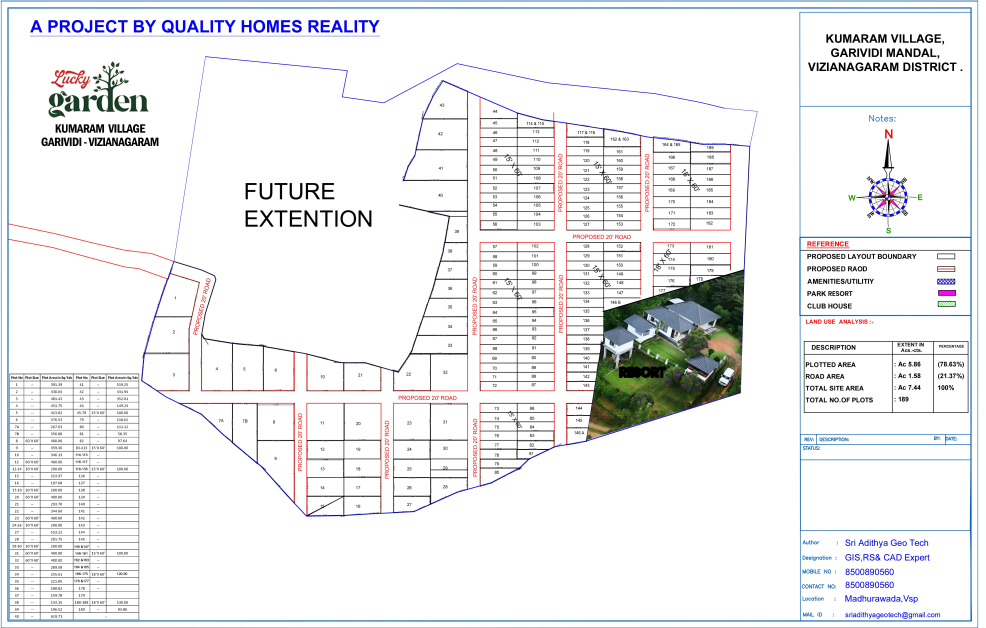
#> input picture layout-fix/scan.jpeg, 4928 x 3139 px (shown at 1/5 size)
$ python edit.py
#> lines starting #> are read from the running program, lines starting #| are printed output that depends on the picture; after the words box and inside, x2 and y2 are one past the last pixel; in counts of white or black regions, pixels touching at a corner belong together
import cv2, numpy as np
src=cv2.imread('scan.jpeg')           # BGR, decoded original
#> src is the input picture: shape (3139, 4928, 3); mean B, G, R 239.1, 237.3, 237
img=src.copy()
H,W=img.shape[:2]
#> H = 3139; W = 4928
YY,XX=np.mgrid[0:H,0:W]
BLUE=(230,5,3); NAVY=(24,3,2); RED=(14,10,200); BLK=(30,30,30); GRY=(125,120,120)
BW=4.6; WN=4.4
def navy(p,q,side):
    # navy boundary with the faint plot-outline companion the original lines carry; side=+1 puts it on the right/below
    p=np.array(p,float); q=np.array(q,float); d=(q-p)/np.linalg.norm(q-p); n=np.array([-d[1],d[0]])*3.5*side
    line(p+n,q+n,GRY,2.4); line(p,q,NAVY,WN)

def band(pts,u1,u2):
#> called with u1 = (-15, 0), u2 = (9, 0)
    m=np.zeros((H,W),np.uint8)
    pts=[np.array(p,float) for p in pts]
    poly=[p+np.array(u1) for p in pts]+[p+np.array(u2) for p in reversed(pts)]
    cv2.fillPoly(m,[np.round(np.array(poly)).astype(np.int32)],255)
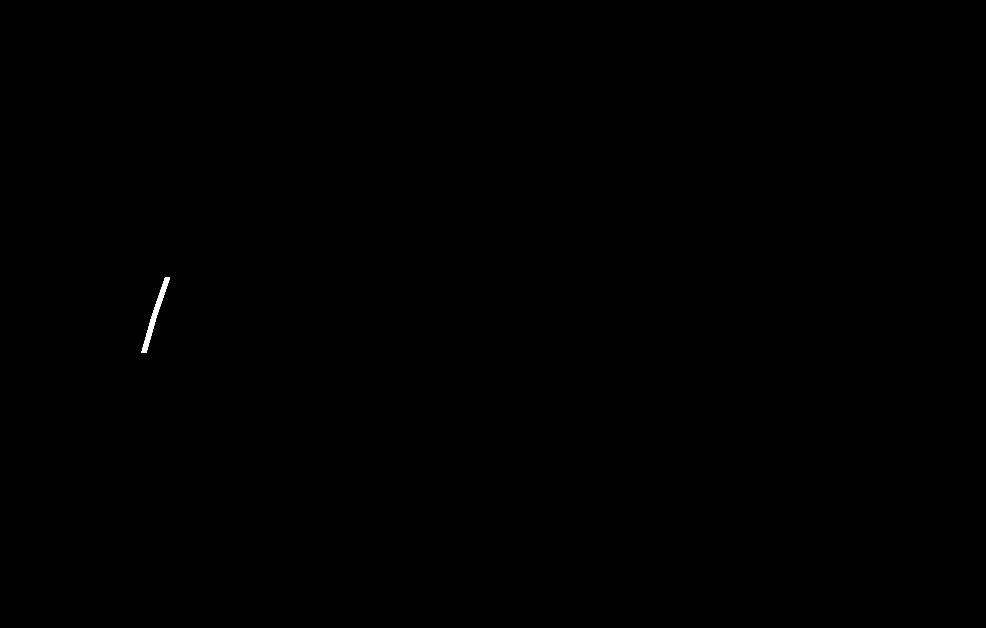
#> m: shape (3139, 4928) (shown at 1/5 size); 0.06% white; 1 white region, box (x1, y1, x2, y2) and area: (707, 1388, 850, 1764) 9400
    return m>0
def rect(x0,y0,x1,y1):
    m=np.zeros((H,W),bool); m[y0:y1,x0:x1]=True; return m
ERASED=np.zeros((H,W),bool)
def erase(m):
    img[m]=255; ERASED[m]=True
def line(p,q,color,width,SS=8):
    p=np.array(p,float); q=np.array(q,float)
    pad=int(width)+4
    x0=int(min(p[0],q[0]))-pad; y0=int(min(p[1],q[1]))-pad; x1=int(max(p[0],q[0]))+pad+1; y1=int(max(p[1],q[1]))+pad+1
    m=np.zeros(((y1-y0)*SS,(x1-x0)*SS),np.uint8)
    d=(q-p)/np.linalg.norm(q-p); n=np.array([-d[1],d[0]])*width/2
    # butt-capped quad; pixel centres at integer coords -> +0.5 in supersampled space
    quad=np.array([p+n,q+n,q-n,p-n])
    quad=((quad-[x0,y0]+0.5)*SS).round().astype(np.int32)
    cv2.fillPoly(m,[quad],255)
    a=cv2.resize(m,(x1-x0,y1-y0),interpolation=cv2.INTER_AREA).astype(float)/255
    roi=img[y0:y1,x0:x1].astype(float)
    img[y0:y1,x0:x1]=(roi*(1-a[...,None])+np.array(color,float)*a[...,None]).round().astype(np.uint8)
def poly_line(pts,color,width):
    for a,b in zip(pts[:-1],pts[1:]): line(a,b,color,width)
    for p in pts[1:-1]: dot(p,color,width)
def dot(p,color,width,SS=8):
    r=int(width)+3; x0=int(p[0])-r; y0=int(p[1])-r; s=2*r+1
    m=np.zeros((s*SS,s*SS),np.uint8)
    c=(int(round((p[0]-x0+0.5)*SS)),int(round((p[1]-y0+0.5)*SS)))
    cv2.circle(m,c,int(round(width/2*SS)),255,-1)
    a=cv2.resize(m,(s,s),interpolation=cv2.INTER_AREA).astype(float)/255
    roi=img[y0:y0+s,x0:x0+s].astype(float)
    img[y0:y0+s,x0:x0+s]=(roi*(1-a[...,None])+np.array(color,float)*a[...,None]).round().astype(np.uint8)
def rep_rows(x0,x1,srcrow,y0,y1):   # vertical line: repeat one clean row of the ORIGINAL
    img[y0:y1,x0:x1]=src[srcrow,x0:x1][None,:,:]
def rep_cols(y0,y1,srccol,x0,x1):   # horizontal line: repeat one clean column of the ORIGINAL
    img[y0:y1,x0:x1]=src[y0:y1,srccol][:,None,:]

# ================= A: plots 1-2-3 =================
TL=(786.0,1391.0); TR=(945.0,1423.0); WB=(755.3,1933.5)
yt=lambda x: TL[1]+(x-TL[0])*(TR[1]-TL[1])/(TR[0]-TL[0])
xw=lambda y: TL[0]+(y-TL[1])*(WB[0]-TL[0])/(WB[1]-TL[1])
# old west boundary (blue) with its dimension text, below the new top line
erase(band([(840,1388),(773,1583),(722,1763)],(-15,0),(9,0)) & (YY>yt(XX)+3))
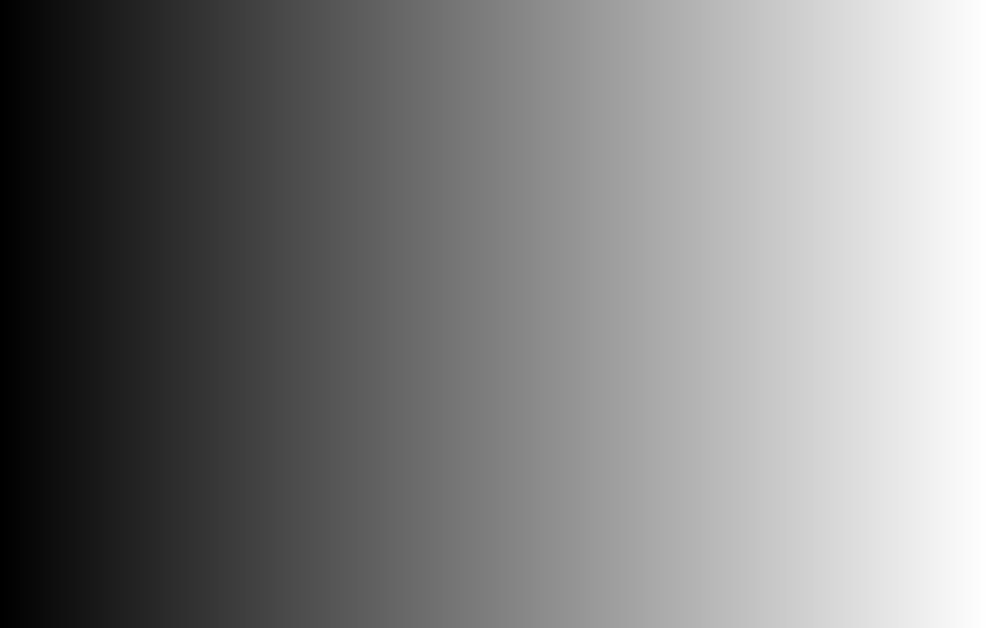
#> XX: shape (3139, 4928) int64 (shown at 1/5 size); min 0, max 4927, mean 2463.5; drawn with min black and max white
erase(band([(722,1763),(708.5,1902)],(-9,0),(13,0)))
#> in band (call 2), `cv2.fillPoly(m,[np.round(np.array(poly)).astype(np.int32)],255)`: m: shape (3139, 4928); 0.02% white; 1 white region, box (x1, y1, x2, y2) and area: (700, 1763, 736, 1903) 3220
erase(band([(700,1897),(760,1936.5)],(0,-14),(0,9)) & (XX<xw(YY)+1))
#> in band (call 3), `cv2.fillPoly(m,[np.round(np.array(poly)).astype(np.int32)],255)`: m: shape (3139, 4928); 0.01% white; 1 white region, box (x1, y1, x2, y2) and area: (700, 1883, 761, 1947) 1496
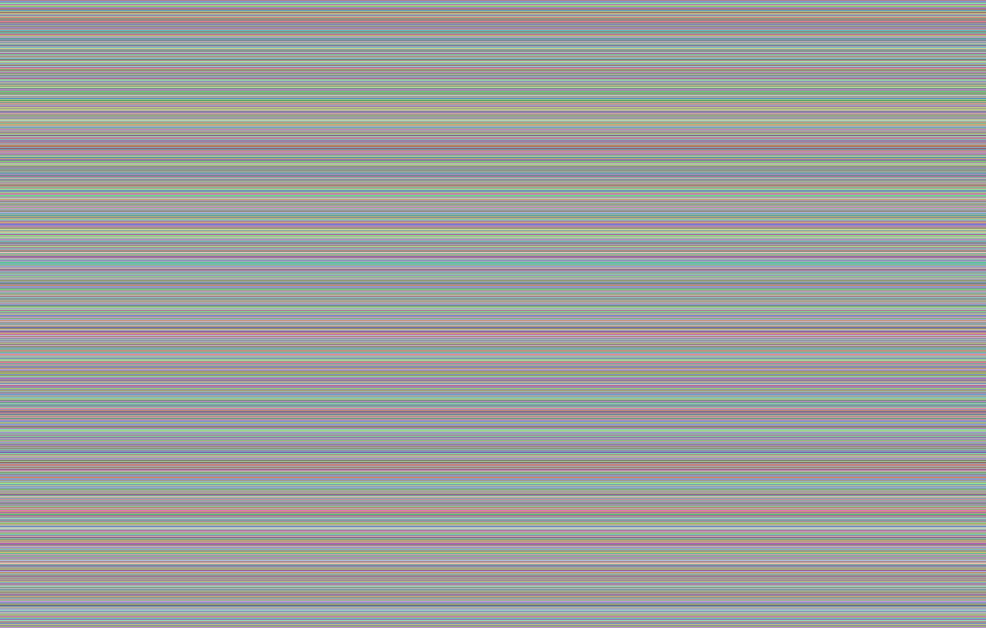
#> YY: shape (3139, 4928) int64 (shown at 1/5 size); 3139 distinct labels, from 0 to 3138; one colour per label, 0 black
erase(band([(730,1916),(763,1938.5)],(0,-14),(0,-3)))          # rest of that edge's dimension text
#> in band (call 4), `cv2.fillPoly(m,[np.round(np.array(poly)).astype(np.int32)],255)`: m: shape (3139, 4928); 0% white; 1 white region, box (x1, y1, x2, y2) and area: (730, 1902, 764, 1937) 425
# old top of plot 1 and old slanted east edge
erase(band([(852,1368),(1000,1413)],(0,-7),(0,17)))
#> in band (call 5), `cv2.fillPoly(m,[np.round(np.array(poly)).astype(np.int32)],255)`: m: shape (3139, 4928); 0.02% white; 1 white region, box (x1, y1, x2, y2) and area: (852, 1361, 1001, 1431) 3725
erase(band([(997,1406),(958,1584),(945,1648)],(-17,0),(7,0)))
#> in band (call 6), `cv2.fillPoly(m,[np.round(np.array(poly)).astype(np.int32)],255)`: m: shape (3139, 4928); 0.04% white; 1 white region, box (x1, y1, x2, y2) and area: (928, 1406, 1005, 1649) 6075
# 2/3 divider: the part left of the new west line
erase(rect(704,1755,763,1775))
# old boundary across the road end and 7A tip, and the road-line stub left of the new line
erase(band([(786,1953),(830,1983),(897,2016),(1003,2066.5)],(0,-10),(0,10)) & (YY>=1959))
#> in band (call 7), `cv2.fillPoly(m,[np.round(np.array(poly)).astype(np.int32)],255)`: m: shape (3139, 4928); 0.03% white; 1 white region, box (x1, y1, x2, y2) and area: (786, 1943, 1004, 2077) 4578
erase(band([(915,2022),(1003,2066.5)],(0,-15),(0,10)))
#> in band (call 8), `cv2.fillPoly(m,[np.round(np.array(poly)).astype(np.int32)],255)`: m: shape (3139, 4928); 0.01% white; 1 white region, box (x1, y1, x2, y2) and area: (915, 2007, 1004, 2077) 2248
erase(rect(880,2005,943,2027))
# restore lines the erasing clipped
rep_cols(1576,1592,920,930,943)                # 1/2 divider, right end up to the east edge
rep_cols(1576,1592,800,int(xw(1584))-1,790)    # 1/2 divider, left end
rep_cols(1944,1961,815,789,812)                # plot 3 bottom line near its left corner
erase(rect(774,1958,790,1970))
# new lines
rep_rows(938,952,1900,int(round(yt(945)))-1,1652)   # east edge of plots 1-2, straight, same red+black as below
rep_cols(1576,1592,920,930,943)                # 1/2 divider meets the straightened east edge
P=(836.0,yt(836.0))
line(P,(946.5,yt(946.5)),RED,3.2)
#> in line, `cv2.fillPoly(m,[quad],255)`: m: shape (296, 1000); 8.1% white; 1 white region, box (x1, y1, x2, y2) and area: (57, 48, 948, 252) 24078
line((P[0],P[1]+2.4),(944.0,yt(944.0)+2.4),BLK,1.6)
#> in line (call 2), `cv2.fillPoly(m,[quad],255)`: m: shape (264, 952); 5% white; 1 white region, box (x1, y1, x2, y2) and area: (43, 41, 910, 229) 12458
line(TL,P,BLUE,BW); line(TL,WB,BLUE,BW); dot(TL,BLUE,BW); dot(WB,BLUE,BW)
#> in line (call 3), `cv2.fillPoly(m,[quad],255)`: m: shape (216, 536); 13.5% white; 1 white region, box (x1, y1, x2, y2) and area: (64, 50, 473, 168) 15681
#> call 4 of line, with p = (786, 1391), q = (755.3, 1933.5), color = (230, 5, 3), width = 4.6, SS = 8
#> in line (call 4), `cv2.fillPoly(m,[quad],255)`: m: shape (4472, 384); 9.5% white; 1 white region, box (x1, y1, x2, y2) and area: (52, 67, 335, 4410) 163263
#> in line (call 4), `roi=img[y0:y1,x0:x1].astype(float)`:
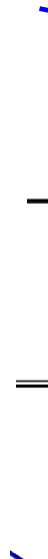
#> roi: shape (559, 48, 3) float64; mean B, G, R 252.4, 251.8, 251.8
#> in dot, `cv2.circle(m,c,int(round(width/2*SS)),255,-1)`: m: shape (120, 120); 7% white; 1 white region, box (x1, y1, x2, y2) and area: (42, 42, 79, 79) 1009
#> call 2 of dot, with p = (755.3, 1933.5), color = (230, 5, 3), width = 4.6, SS = 8
#> in dot (call 2), `cv2.circle(m,c,int(round(width/2*SS)),255,-1)`:
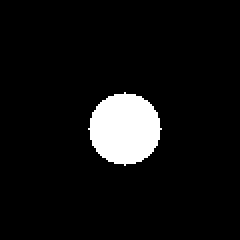
#> m: shape (120, 120) (shown 2 times larger); 7% white; 1 white region, box (x1, y1, x2, y2) and area: (44, 46, 81, 83) 1009
line((945,1957),(945,2014),BLUE,BW)
#> in line (call 5), `cv2.fillPoly(m,[quad],255)`:
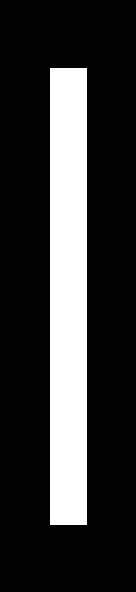
#> m: shape (592, 136); 21% white; 1 white region, box (x1, y1, x2, y2) and area: (50, 68, 87, 525) 16909
line((1007.5,2019),(1007.5,2068),BLUE,BW)
#> in line (call 6), `cv2.fillPoly(m,[quad],255)`:
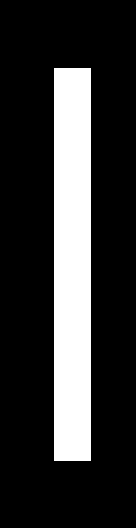
#> m: shape (528, 136); 20.2% white; 1 white region, box (x1, y1, x2, y2) and area: (54, 68, 91, 461) 14541

# ================= A2: plots 4-5-6 =================
N0=(1008.0,1705.0); N1=(1470.0,1740.0)
yn=lambda x: N0[1]+(x-N0[0])*(N1[1]-N0[1])/(N1[0]-N0[0])
erase(rect(1012,1674,1046,1730))
erase(band([(1021,1692),(1100,1704),(1162,1715),(1280,1726),(1317,1731),(1466,1759)],(0,-10),(0,18)) & (XX>=1012)&(XX<=1465))
rep_rows(1150,1176,1800,int(yn(1162))-1,1740)   # 4/5 divider top
rep_rows(1305,1330,1800,int(yn(1317))-1,1752)   # 5/6 divider top
navy(N0,N1,+1)
line((1008,1669),(1008,1705),NAVY,WN); dot(N0,NAVY,WN)
erase(rect(1463,1750,1468,1763))
line((1470,1740),(1470,1761),NAVY,WN); dot(N1,NAVY,WN)


# ================= B: plots 21-22 =================
# geometry of 22's slanted north-west edge, fitted on its clean stretch
ys=np.arange(1772,1796); cx=[]
for y in ys:
    row=src[y,2015:2060].astype(int); ink=(255-row.max(axis=1)); ink[ink<120]=0
    cx.append(2015+(ink*np.arange(len(ink))).sum()/ink.sum())
#> after the loop, cx = [2051.6, 2048.6, 2047.9, 2046.2, 2046.1, 2045.7, 2045.1, 2044.3, 2043.7, 2043.1, 2042.3, 2041.7, 2041.2, 2040.7, 2039.7, 2039.1, 2038.3, 2037.7, 2037.2, 2036.2, 2035.6, 2035.1, 2034.2, 2033.7]
a,b=np.polyfit(ys,cx,1); xe=lambda y: a*y+b          # edge centre x at row y
#> after `a, b = np.polyfit(ys, cx, 1)`: a = -0.69; b = 3272.1
erase(band([(1827,1812),(1903,1837),(1992,1860)],(0,-11),(0,17)) & (XX>=1827))
erase(band([(xe(1870),1870),(xe(1797),1797)],(-9,0),(19,0)))
m=np.zeros((H,W),np.uint8); cv2.circle(m,(1993,1862),11,255,-1); erase(m>0)
prof=np.median(src[1798:1824,1796:1822].astype(float),axis=1).round().astype(np.uint8)
#> prof = 26 rows, first 8: [255, 255, 255], [255, 255, 255], [255, 255, 255], [255, 255, 255], [255, 255, 255], [255, 255, 255], [255, 255, 255], [255, 255, 255]
img[1798:1824,1827:int(xe(1814))+3]=prof[:,None,:]
rep_rows(1893,1913,1868,1817,1858)      # 21 east edge carried up to the new line
rep_rows(1958,1978,1876,1817,1876)      # 22 west edge carried up to the new line
# the slanted edge between the new line and its untouched stretch: slide a copy of the clean stretch down along the edge
D=20; sh=-a*D; print('edge slope',a,'shift',sh)
#> after `sh = -a * D`: sh = 13.8
for y in range(1796,1816):
    xc=int(round(xe(y))); xs=np.arange(xc-9,xc+11)
    rowsrc=src[y-D].astype(np.float32)
    xf=xs+sh; x0=np.floor(xf).astype(int); f=(xf-x0)[:,None]
    img[y,xs]=np.minimum(img[y,xs],(rowsrc[x0]*(1-f)+rowsrc[x0+1]*f).round().astype(np.uint8))
#> this loop made 20 passes
#> xc on passes 1 to 12: 2033, 2032, 2031, 2031, 2030, 2029, 2029, 2028, 2027, 2027, 2026, 2025

# ================= C: plots 40-43 =================
NE=(2338.5,457.0); CT=(2127.0,434.5); V=(2037.0,897.0); E=(2024.0,1031.0)
ync=lambda x: NE[1]-(NE[0]-x)*(NE[1]-CT[1])/(NE[0]-CT[0])
xwc=lambda y: CT[0]+(y-CT[1])*(V[0]-CT[0])/(V[1]-CT[1])
erase(band([(2341,458.5),(2214,403)],(0,-14),(0,9)) & (YY<ync(XX)-3) & (XX<2336))
m=np.zeros((H,W),np.uint8); cv2.circle(m,(2214,403),13,255,-1); cv2.circle(m,(2014,905),10,255,-1); erase(m>0)
erase(band([(2214,403),(2164,482),(2113,594)],(-19,0),(9,0)))
erase(band([(2113,594),(2100,650),(2080,749),(2073,778),(2038,833),(2013,908)],(-18,0),(9,0)))
erase(rect(2002,892,2036,913))
rep_cols(584,604,2150,int(xwc(594)),2126)     # 43/42 divider carried out to the new line
rep_cols(739,759,2110,int(xwc(749)),2092)     # 42/41 divider carried out to the new line
line(NE,CT,BLUE,BW); line(CT,V,BLUE,BW); line(V,E,BLUE,BW); dot(CT,BLUE,BW); dot(V,BLUE,BW)
# faint JPEG ghosts of the removed lines: near-white specks close to erased strokes and away from any remaining ink
zone=cv2.dilate(ERASED.astype(np.uint8),np.ones((33,33),np.uint8))>0
mn=img.min(axis=2)
ink=cv2.dilate((mn<200).astype(np.uint8),np.ones((7,7),np.uint8))>0
ghost=zone&(mn>=225)&(mn<255)&~ink
img[ghost]=255; print('ghost px cleaned',int(ghost.sum()))
cv2.imwrite('edit_geom.png',img)
#> (the run stopped early here; a loop or call above may not have finished)
